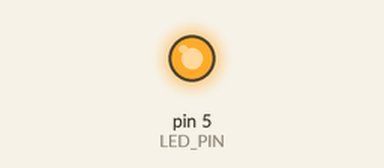
Bench run of a sketch on a simulated Arduino Uno, built with avr-gcc and run on an emulated ATmega328P. On the bench: output pins drawn as LEDs (lit = HIGH).

Above: at 0.1 s.
Timing chart, 0 to 1.6 s (numbered marks = the images above):
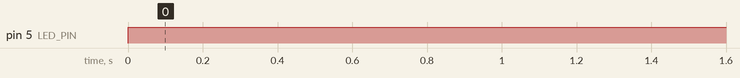

Measured:
- by itself, pin 5 (LED_PIN): LOW → HIGH at 0.00 s

The sketch:

avr-gcc.ino
```cpp
#include<avr/io.h>
#define LED_PIN 5

void setup() {
  pinMode(LED_PIN, OUTPUT);


}

void loop() {
    // Manually declare the states of A and B
  int inputA = 1;  // Set to 1 for logic HIGH, 0 for logic LOW
  int inputB = 1;  // Set to 1 for logic HIGH, 0 for logic LOW

  // Perform AND operation
  int result = inputA && inputB;

  // Blink LED only when Z is 1
  if (result) {
    digitalWrite(LED_PIN, HIGH);
  } else {
    digitalWrite(LED_PIN, LOW);
  }

}
```
